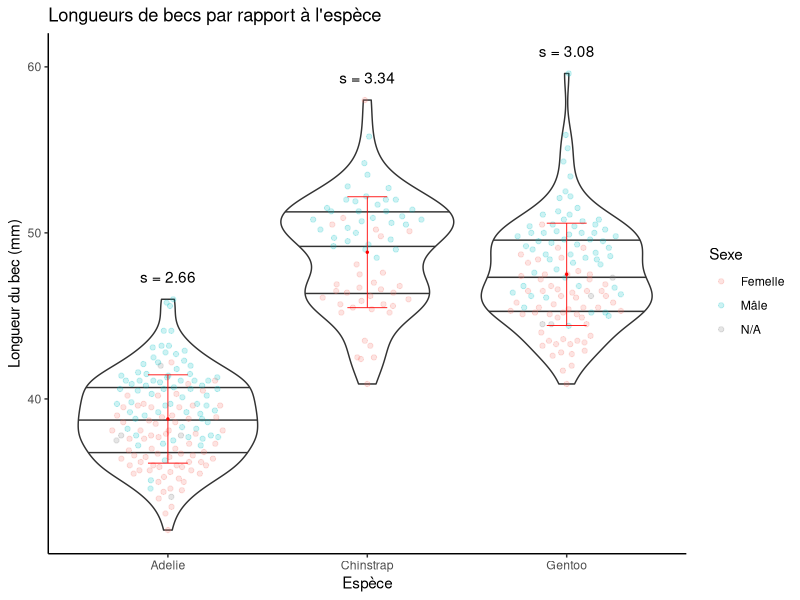
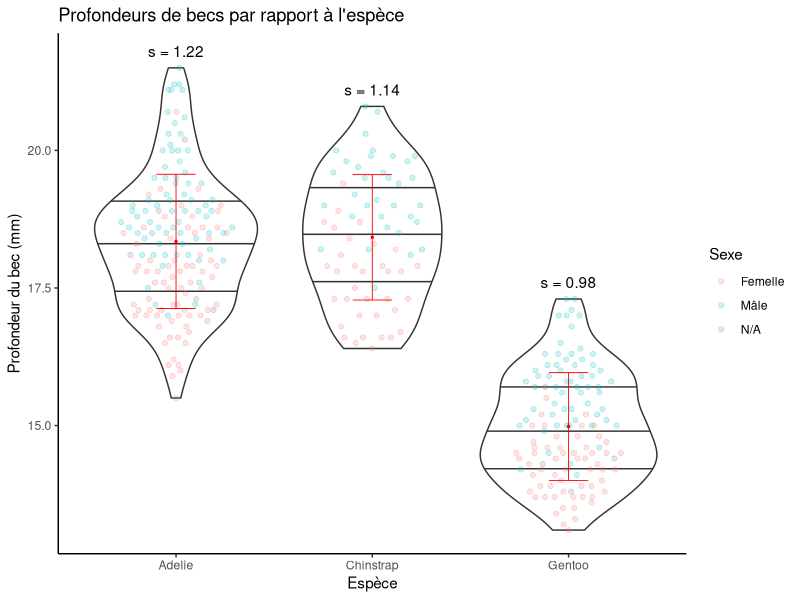
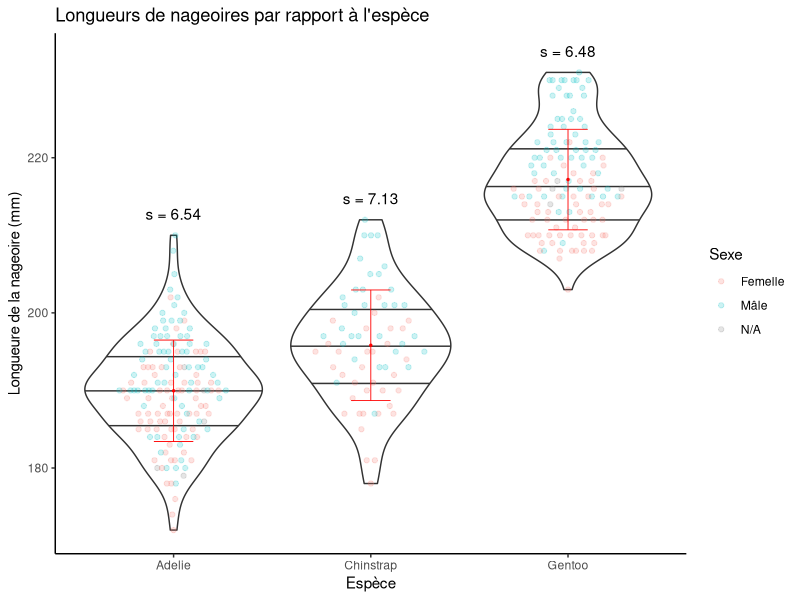
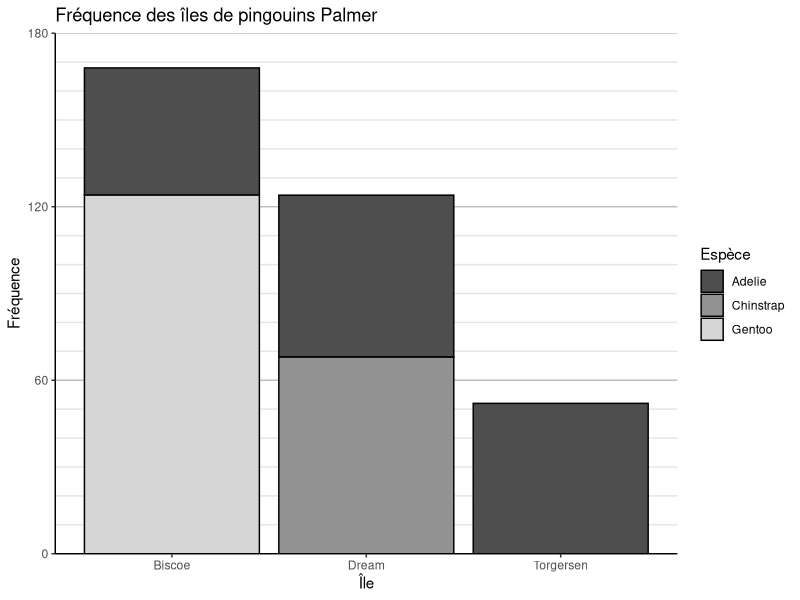
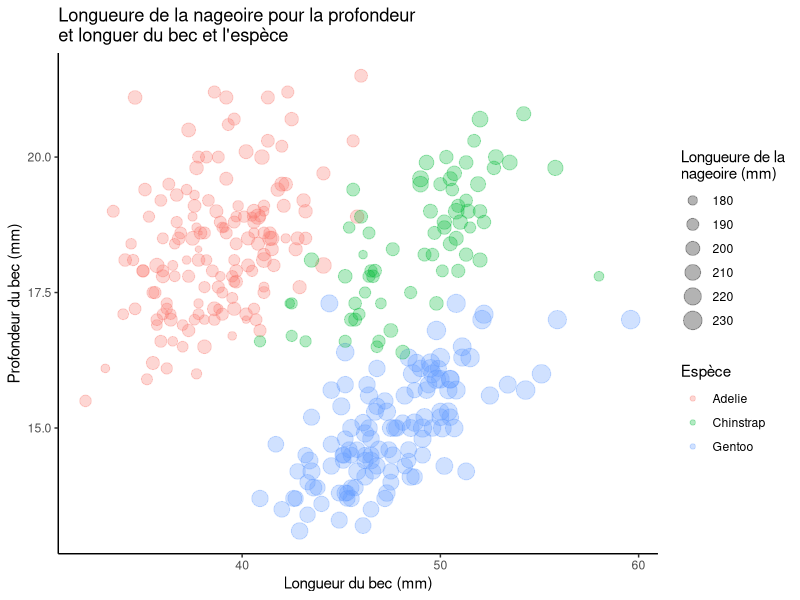

Recreate these plots in R, in order.
## ---- chunk 1
# Préparatipn de librairies et installations variés

# install.packages("palmerpenguins")
# install.packages("tidyverse")
# install.packages("languageserver")
# install.packages("ggbeeswarm")
# install.packages("viridis")

library(palmerpenguins)
library("tidyverse")
library(ggbeeswarm) # Génère des graphique d'essaim d'abeille
library(viridis) # Couleurs pouvant être mieux perçus

# citation()
# citation("palmerpenguins")
# citation("tidyverse")
# citation("ggbeeswarm")
## ---- chunk 2
# Préparation aesthétique

theme_set(theme_classic())

set.seed(3142)

## ---- chunk 3

dfTab <- penguins %>% filter(!is.na(bill_length_mm)) %>% group_by(species) %>%
  summarize(
    y = max(bill_length_mm) + 1,
    mean = mean(bill_length_mm),
    sd = round(sd(bill_length_mm), digits = 2)
  )

ggplot(penguins) +
  # Diagrammes
  geom_violin(aes(species, bill_length_mm), staplewidth = 0.5, draw_quantiles = c(0.25, 0.5, 0.75)) +
  geom_quasirandom(aes(species, bill_length_mm, colour = sex), width = 0.3, alpha = 0.2) +

  # Écart type / barres d'érreure
  geom_errorbar(data=dfTab, aes(x=species, y=mean, ymin=mean-sd, ymax=mean+sd), width=.2, linewidth=.3, colour="red") +
  geom_point(data=dfTab, aes(x=species, y=mean), size=0.5, colour="red") +
  # Anotation de l'écart type
  geom_text(data=dfTab,aes(x=species,y=y,parse=FALSE,label=sprintf("s = %.2f", dfTab$sd)),vjust=0) +

  # Anotations
  scale_colour_discrete(labels = c("Femelle", "Mâle", "N/A")) +
  labs(
    title = "Longueurs de becs par rapport à l'espèce",
    x = "Espèce",
    y = "Longueur du bec (mm)",
    colour = "Sexe"
  )
## ---- chunk 4

dfTab <- penguins %>% filter(!is.na(bill_depth_mm)) %>% group_by(species) %>%
  summarize(
    y = max(bill_depth_mm) + 0.2,
    mean = mean(bill_depth_mm),
    sd = round(sd(bill_depth_mm), digits = 2)
  )

ggplot(penguins) +
  # Diagrammes
  geom_violin(aes(species, bill_depth_mm), staplewidth = 0.5, draw_quantiles = c(0.25, 0.5, 0.75)) +
  geom_quasirandom(aes(species, bill_depth_mm, colour = sex), width = 0.3, alpha = 0.2) +
  
  # Écart type / barres d'érreure
  geom_errorbar(data=dfTab, aes(x=species, y=mean, ymin=mean-sd, ymax=mean+sd), width=.2, linewidth=.3, colour="red") +
  geom_point(data=dfTab, aes(x=species, y=mean), size=0.5, colour="red") +
  # Anotation de l'écart type
  geom_text(data=dfTab,aes(x=species,y=y,parse=FALSE,label=sprintf("s = %.2f", dfTab$sd)),vjust=0) +

  # Anotations
  scale_colour_discrete(labels = c("Femelle", "Mâle", "N/A")) +
  labs(
    title = "Profondeurs de becs par rapport à l'espèce",
    x = "Espèce",
    y = "Profondeur du bec (mm)",
    colour = "Sexe"
  )
## ---- chunk 5

dfTab <- penguins %>% filter(!is.na(flipper_length_mm)) %>% group_by(species) %>%
  summarize(
    y = max(flipper_length_mm) + 2,
    mean = mean(flipper_length_mm),
    sd = round(sd(flipper_length_mm), digits = 2)
  )

ggplot(penguins) +
  # Diagrammes
  geom_violin(aes(species, flipper_length_mm), staplewidth = 0.5, draw_quantiles = c(0.25, 0.5, 0.75)) +
  geom_quasirandom(aes(species, flipper_length_mm, colour = sex), width = 0.3, alpha = 0.2) +
  
  # Écart type / barres d'érreure
  geom_errorbar(data=dfTab, aes(x=species, y=mean, ymin=mean-sd, ymax=mean+sd), width=.2, linewidth=.3, colour="red") +
  geom_point(data=dfTab, aes(x=species, y=mean), size=0.5, colour="red") +
  # Anotation de l'écart type
  geom_text(data=dfTab,aes(x=species,y=y,parse=FALSE,label=sprintf("s = %.2f", dfTab$sd)),vjust=0) +

  # Anotations
  scale_colour_discrete(labels = c("Femelle", "Mâle", "N/A")) +
  labs(
    title = "Longueurs de nageoires par rapport à l'espèce",
    x = "Espèce",
    y = "Longueure de la nageoire (mm)",
    colour = "Sexe"
  )
## ---- chunk 6

ggplot(penguins, aes(island)) +
  geom_histogram(stat="count", aes(fill = species), color = "black") +
  # Couleurs de remplissage
  scale_fill_manual(values = alpha(c("#4e4e4e", "#929292", "#d6d6d6"), 1)) +
  # Intervales
  scale_y_continuous(
    limits = c(0, 180),
    expand = c(0, 0),
    breaks = seq(from = 0, to = 180, by = 60),
    minor_breaks = seq(from = 0, to = 180, by = 10)
  ) +
  # Thèmes
  theme(
    panel.grid.major.y = element_line(color = "grey"),
    panel.grid.minor.y = element_line(color = "grey90"),
  ) +
  # Renomer tout
  labs(
    title = "Fréquence des îles de pingouins Palmer",
    x = "Île",
    y = "Fréquence",
    fill = "Espèce"
  )
## ---- chunk 7
# Différences entre les fréquences de chaque île, à utiliser en-texte
bis_drea_isle_diff <- sum(penguins$island == "Biscoe") - sum(penguins$island == "Dream")
drea_torg_isle_diff <- sum(penguins$island == "Dream") - sum(penguins$island == "Torgersen")
## ---- chunk 8

ggplot(penguins, aes(bill_length_mm, bill_depth_mm)) +
  geom_point(aes(size = flipper_length_mm, colour = species), alpha = 0.3) +
  # Renomer tout
  labs(
    title = "Longueure de la nageoire pour la profondeur\net longuer du bec et l'espèce",
    x = "Longueur du bec (mm)",
    y = "Profondeur du bec (mm)",
    colour = "Espèce",
    size = "Longueure de la\nnageoire (mm)"
  )
